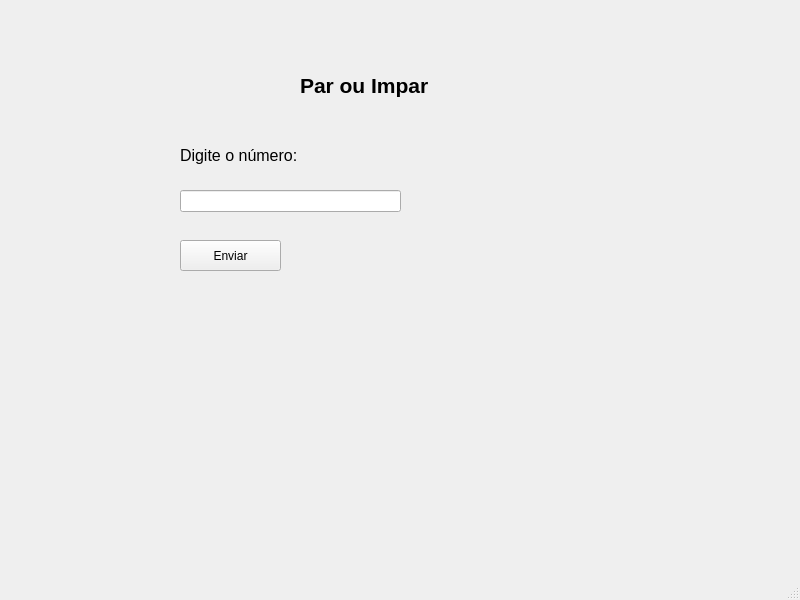
<?xml version="1.0" encoding="UTF-8"?>
<ui version="4.0">
 <class>MainWindow</class>
 <widget class="QMainWindow" name="MainWindow">
  <property name="geometry">
   <rect>
    <x>0</x>
    <y>0</y>
    <width>800</width>
    <height>600</height>
   </rect>
  </property>
  <property name="windowTitle">
   <string>MainWindow</string>
  </property>
  <widget class="QWidget" name="centralwidget">
   <widget class="QLabel" name="label_titulo">
    <property name="geometry">
     <rect>
      <x>300</x>
      <y>60</y>
      <width>191</width>
      <height>51</height>
     </rect>
    </property>
    <property name="font">
     <font>
      <pointsize>16</pointsize>
      <weight>75</weight>
      <bold>true</bold>
     </font>
    </property>
    <property name="text">
     <string>Par ou Impar</string>
    </property>
   </widget>
   <widget class="QLabel" name="label_numero">
    <property name="geometry">
     <rect>
      <x>180</x>
      <y>140</y>
      <width>151</width>
      <height>31</height>
     </rect>
    </property>
    <property name="font">
     <font>
      <pointsize>12</pointsize>
     </font>
    </property>
    <property name="text">
     <string>Digite o número:</string>
    </property>
   </widget>
   <widget class="QLineEdit" name="lineEdit_numero">
    <property name="geometry">
     <rect>
      <x>180</x>
      <y>190</y>
      <width>221</width>
      <height>22</height>
     </rect>
    </property>
   </widget>
   <widget class="QPushButton" name="pushButton_Enviar">
    <property name="geometry">
     <rect>
      <x>180</x>
      <y>240</y>
      <width>101</width>
      <height>31</height>
     </rect>
    </property>
    <property name="text">
     <string>Enviar</string>
    </property>
   </widget>
   <widget class="QLabel" name="label_resposta">
    <property name="geometry">
     <rect>
      <x>190</x>
      <y>320</y>
      <width>161</width>
      <height>71</height>
     </rect>
    </property>
    <property name="text">
     <string/>
    </property>
   </widget>
  </widget>
  <widget class="QMenuBar" name="menubar">
   <property name="geometry">
    <rect>
     <x>0</x>
     <y>0</y>
     <width>800</width>
     <height>26</height>
    </rect>
   </property>
  </widget>
  <widget class="QStatusBar" name="statusbar"/>
 </widget>
 <resources/>
 <connections/>
</ui>
